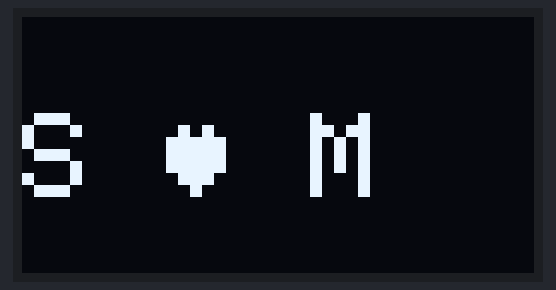
This sketch was run on a simulated ESP8266 (NodeMCU). On the bench: 64×128 one-colour display. WiFi joins after 1.5 s; servers stay silent unless stated; the local clock reads 2024-03-15 10:24:30 at power-on unless the sketch sets it; what the sketch prints to the serial monitor is not drawn.

Above: at 0.1 s.
At 4.7 s:
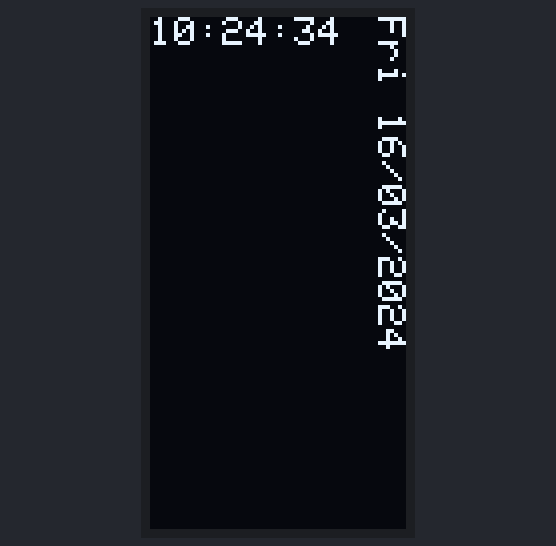
At 12.9 s:
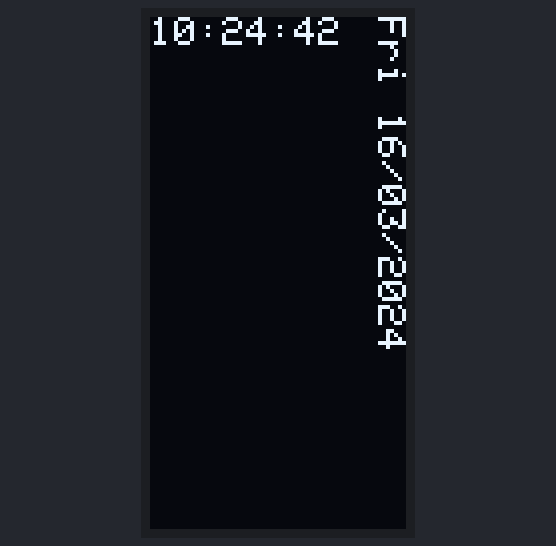
At 21.1 s:
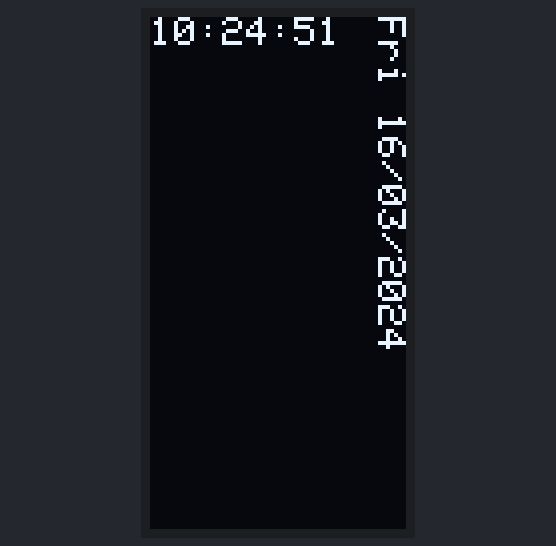
At 29.3 s:
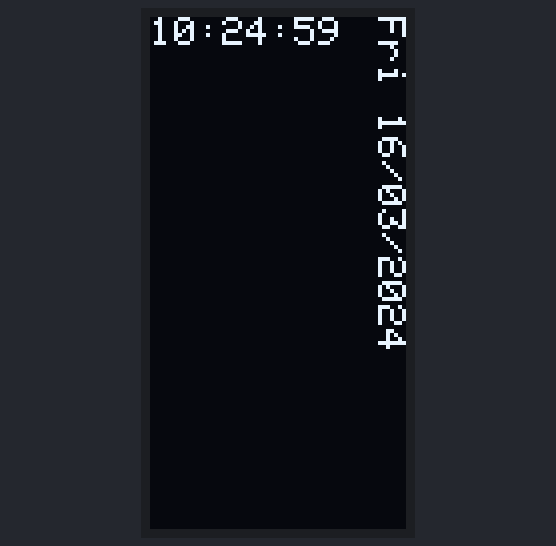
At 38.5 s:
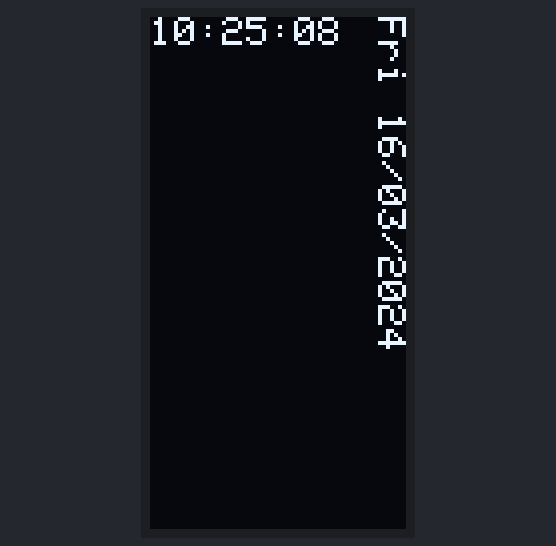

The sketch:

NTP-OLED.ino
```cpp
#include <ESP8266WiFi.h>
#include "time.h"
#include <SPI.h>
#include <Wire.h>
#include <Adafruit_GFX.h>
#include <Adafruit_SSD1306.h>
#include <Adafruit_Sensor.h>
//#include <dht.h>

//#define DHT_TYPE DHT22
//#define DHT_PIN 14
//#define TRIG_INPUT 19
//#define ECHO_OUT 20

//OLED RELETED STUFF//
#define SCREEN_WIDTH 128 // OLED display width, in pixels
#define SCREEN_HEIGHT 64 // OLED display height, in pixels
#define OLED_RESET     -1 // Reset pin
#define SCREEN_ADDRESS 0x3C

Adafruit_SSD1306 display(SCREEN_WIDTH, SCREEN_HEIGHT, &Wire, OLED_RESET);
//--------------------------------------//

//DHT dht(DHT_PIN, DHT_TYPE);

//float temp, humi, temp_faren;
//long duration;

const char* ssid     = "Aircrack-ng";
const char* password = "RedChille";
//const char* ssid     = "gimil";
//const char* password = "kkkkkkkk";

const char* ntpServer = "pool.ntp.org";
//const char* ntpServer = "in.pool.ntp.org";
//const char* ntpServer = "time.google.com";
const long  gmtOffset_sec = 19800;
const int   daylightOffset_sec = 0;//3600;

void setup(){
  Serial.begin(9600);
//  pinMode(DHT_PIN, INPUT);
//  pinMode(TRIG_INPUT, INPUT);
//  pinMode(TRIG_INPUT, OUTPUT);
  // pinMode(ECHO_OUT, OUTPUT);
//  dht.begin();
//  delay(100);

  if(!display.begin(SSD1306_SWITCHCAPVCC, SCREEN_ADDRESS)) {
    Serial.println(F("SSD1306 allocation failed"));
    for(;;); // Don't proceed, loop forever
  }
  else Serial.println("SSD1306 allocation done.");
  // Clear the buffer.
  display.clearDisplay();
  display.setTextSize(3);
  display.setTextColor(SSD1306_WHITE);
  display.setCursor(0,24);
  display.print("S ");
  display.write(3);
  display.println(" M");
  display.display();
  delay(1000);

  // Connect to Wi-Fi
  display.clearDisplay();
  display.setTextSize(1);
  display.setCursor(0,0);
  display.println("Connecting to : ");
  display.println(ssid);
//  Serial.print("Connecting to ");
//  Serial.println(ssid);
//  WiFi.mode(WIFI_STA);

  WiFi.begin(ssid, password);
  while (WiFi.status() != WL_CONNECTED) {
    delay(500);
    Serial.print(".");
  }
  Serial.println("");
  Serial.print("WiFi connected. [IP: ");
  Serial.println(WiFi.localIP());
  display.print("WiFi connected. ");
  display.println(WiFi.localIP());
  display.display();
  delay(2000);
  display.clearDisplay();
  // Init and get the time
  configTime(gmtOffset_sec, daylightOffset_sec, ntpServer);
  printLocalTime();
  //disconnect WiFi as it's no longer needed
  WiFi.disconnect(true);
//  WiFi.mode(WIFI_OFF);

}

void loop(){
  printLocalTime();
  delay(1000);
}

String weekDayArr[] = {"Sun","Mon", "Tue", "Wed", "Thu", "Fri", "Sat"};
void printLocalTime(){
//  temp = dht.readTemperature();
//  temp_faren = dht.readTemperature(true);
//  humi = dht.readHumidity();
//
//  Serial.print("Temp:");
//  Serial.print(temp);
//  Serial.print(" C\n");
//  Serial.print("Temp(F):");
//  Serial.print(temp_faren);
//  Serial.print(" F\n");
//  Serial.print("Humidity:");
//  Serial.print(humi);
//  Serial.print("%\n");

  // Ultrasonic Sensor
//  digitalWrite(TRIG_INPUT, LOW);
//  delay(2);
//  digitalWrite(TRIG_INPUT, HIGH);
//  delay(5);
//  digitalWrite(TRIG_INPUT, LOW);
//
//  duration = pulseIn(TRIG_INPUT, HIGH);
//  Serial.println("\n");
//  Serial.print("Distance : ");
//  int distance = duration/29/2;
//  Serial.print(duration/29/2);
//  Serial.println("cm\n");

  struct tm timeinfo;

  if(!getLocalTime(&timeinfo)){
    Serial.println("Failed to obtain time");
    return ;
  }
//  Serial.println(&timeinfo, "%A, %B %d %Y %H:%M:%S");
//  Serial.println(asctime(&timeinfo));
  Serial.printf("%01d, %02d/%02d/%04d %02d:%02d:%02d\n",timeinfo.tm_wday,timeinfo.tm_mday, timeinfo.tm_mon, timeinfo.tm_year,   timeinfo.tm_hour, timeinfo.tm_min, timeinfo.tm_sec);
  String weekday = weekDayArr[timeinfo.tm_wday];

//  displayTime();
  display.clearDisplay();
  display.setRotation(0);
  display.setTextSize(1);
  display.setTextColor(SSD1306_WHITE);
  display.setCursor(0,0);
  display.print(weekday);
  display.print(" ");
  if(timeinfo.tm_mday<10) display.print(0);
  display.print(timeinfo.tm_mday+1); display.print("/");
  if(timeinfo.tm_mon<10) display.print(0);
  display.print(timeinfo.tm_mon+1); display.print("/");
  display.print(timeinfo.tm_year+1900); display.println(" ");

  display.setRotation(3);
  display.setCursor(0, 0);
  if(timeinfo.tm_hour<10) display.print(0);
  display.print(timeinfo.tm_hour); display.print(":");
  if(timeinfo.tm_min<10) display.print(0);
  display.print(timeinfo.tm_min); display.print(":");
  if(timeinfo.tm_sec<10) display.print(0);
  display.println(timeinfo.tm_sec);

  display.display();

  return;
}

//void displayTime(){}
```

Measured:
- what the display in image 1 shows lasts 1.1 s, from 4.6 s to 5.7 s
- what the display in image 3 shows lasts 1.1 s, from 21.0 s to 22.1 s
